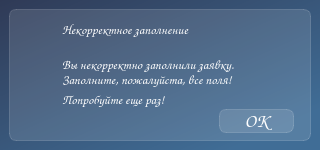
<?xml version="1.0" encoding="UTF-8"?>
<ui version="4.0">
 <class>MainWindow</class>
 <widget class="QMainWindow" name="MainWindow">
  <property name="geometry">
   <rect>
    <x>0</x>
    <y>0</y>
    <width>320</width>
    <height>150</height>
   </rect>
  </property>
  <property name="minimumSize">
   <size>
    <width>320</width>
    <height>150</height>
   </size>
  </property>
  <property name="maximumSize">
   <size>
    <width>320</width>
    <height>150</height>
   </size>
  </property>
  <property name="windowTitle">
   <string>Некорректное заполнение</string>
  </property>
  <property name="styleSheet">
   <string notr="true">background-color: qlineargradient(spread:pad, x1:0, y1:0, x2:0.840909, y2:0.881, stop:0 rgba(47, 58, 86, 255), stop:1 rgba(64, 109, 150, 255));
font-family: Comic Sans MS;</string>
  </property>
  <widget class="QWidget" name="centralwidget">
   <widget class="QFrame" name="frame">
    <property name="geometry">
     <rect>
      <x>9</x>
      <y>9</y>
      <width>302</width>
      <height>132</height>
     </rect>
    </property>
    <property name="styleSheet">
     <string notr="true">background-color: rgba(255,255,255, 30);
border: 1px solid rgba(255,255,255,40);
border-radius: 7px;</string>
    </property>
    <property name="frameShape">
     <enum>QFrame::StyledPanel</enum>
    </property>
    <property name="frameShadow">
     <enum>QFrame::Raised</enum>
    </property>
    <widget class="QPushButton" name="exit_btm">
     <property name="geometry">
      <rect>
       <x>210</x>
       <y>100</y>
       <width>75</width>
       <height>24</height>
      </rect>
     </property>
     <property name="styleSheet">
      <string notr="true">QPushButton {
color: white;
border-radius: 7px;
font-weight: bold;
font-size: 14pt;
}
QPushButton:hover{
color: rgb(141, 170, 255);
}
QPushButton:pressed{
background-color: rgdargba(255, 255, 255, 70);
}</string>
     </property>
     <property name="text">
      <string>OK</string>
     </property>
    </widget>
    <widget class="QLabel" name="label">
     <property name="geometry">
      <rect>
       <x>50</x>
       <y>10</y>
       <width>171</width>
       <height>20</height>
      </rect>
     </property>
     <property name="styleSheet">
      <string notr="true">color: white;
border-color: transparent;
background-color: transparent;
font-size: 10pt;</string>
     </property>
     <property name="text">
      <string>Некорректное заполнение</string>
     </property>
    </widget>
    <widget class="QLabel" name="label_2">
     <property name="enabled">
      <bool>true</bool>
     </property>
     <property name="geometry">
      <rect>
       <x>50</x>
       <y>40</y>
       <width>251</width>
       <height>31</height>
      </rect>
     </property>
     <property name="toolTip">
      <string>&lt;html&gt;&lt;head/&gt;&lt;body&gt;&lt;p&gt;&lt;br/&gt;&lt;/p&gt;&lt;/body&gt;&lt;/html&gt;</string>
     </property>
     <property name="whatsThis">
      <string>&lt;html&gt;&lt;head/&gt;&lt;body&gt;&lt;p&gt;&lt;br/&gt;&lt;/p&gt;&lt;/body&gt;&lt;/html&gt;</string>
     </property>
     <property name="styleSheet">
      <string notr="true">color: white;
border-color: transparent;
background-color: transparent;
font-size: 10pt;</string>
     </property>
     <property name="text">
      <string>Вы некорректно заполнили заявку.</string>
     </property>
    </widget>
    <widget class="QLabel" name="label_3">
     <property name="geometry">
      <rect>
       <x>50</x>
       <y>60</y>
       <width>231</width>
       <height>21</height>
      </rect>
     </property>
     <property name="styleSheet">
      <string notr="true">color: white;
border-color: transparent;
background-color: transparent;
font-size: 10pt;</string>
     </property>
     <property name="text">
      <string>Заполните, пожалуйста, все поля!</string>
     </property>
    </widget>
    <widget class="QLabel" name="label_4">
     <property name="geometry">
      <rect>
       <x>0</x>
       <y>20</y>
       <width>51</width>
       <height>51</height>
      </rect>
     </property>
     <property name="styleSheet">
      <string notr="true">border-color: transparent;
background-color: transparent;</string>
     </property>
     <property name="text">
      <string/>
     </property>
     <property name="pixmap">
      <pixmap resource="res-rs.qrc">:/ico/resources/icons/close.png</pixmap>
     </property>
    </widget>
    <widget class="QLabel" name="label_5">
     <property name="geometry">
      <rect>
       <x>50</x>
       <y>80</y>
       <width>141</width>
       <height>20</height>
      </rect>
     </property>
     <property name="styleSheet">
      <string notr="true">color: white;
border-color: transparent;
background-color: transparent;
font-size: 10pt;</string>
     </property>
     <property name="text">
      <string>Попробуйте еще раз!</string>
     </property>
    </widget>
   </widget>
  </widget>
 </widget>
 <resources>
  <include location="res-rs.qrc"/>
 </resources>
 <connections/>
</ui>
